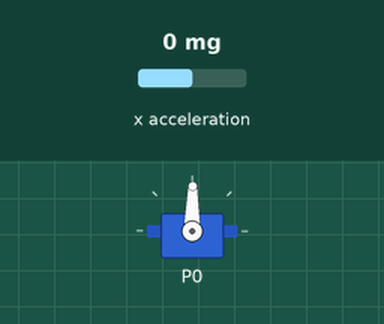
Bench run of a program on a simulated BBC micro:bit running MicroPython. On the bench: servo. Inputs (shaded band) come from the test bench; at power-on: x acceleration 0 mg. Servo angles are drawn from the pulse width (0.5 ms = 0°, 2.5 ms = 180°).

Above: at 1.3 s.
1.4 s: x acceleration set to -1440 mg
At 2.2 s:
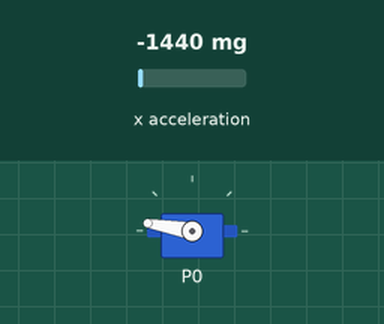
2.9 s: x acceleration set to -1061 mg
4.4 s: x acceleration set to -973 mg
At 5.2 s:
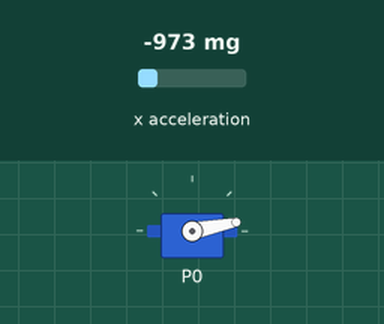
5.9 s: x acceleration set to -750 mg
At 6.7 s:
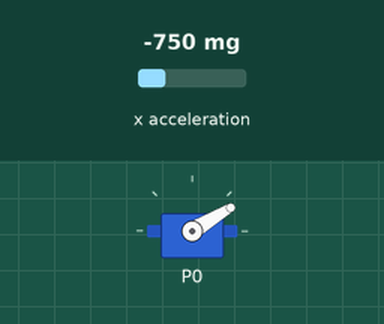
7.4 s: x acceleration set to 750 mg
At 8.2 s:
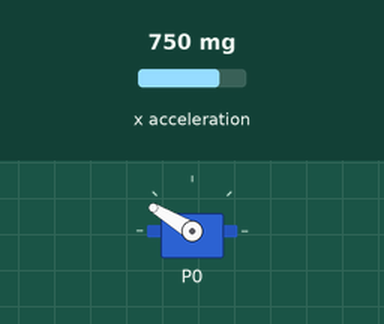
8.9 s: x acceleration set to 0 mg
At 9.7 s:
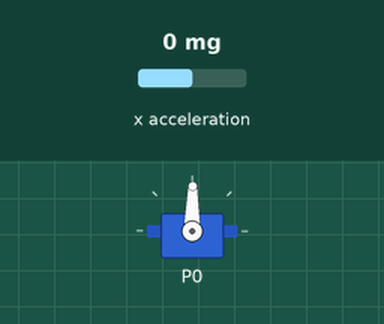
Timing chart, 0 to 11.4 s (numbered marks = the images above; inputs shaded):
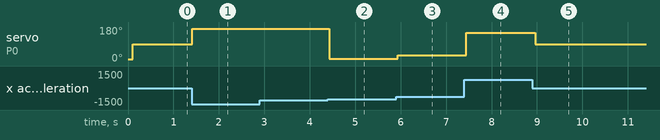

The program:

usingAccel.py
```python
# SparkFun Electronics
# Experiment 10
# Using the Accelerometer

from microbit import *


class Servo:
    def __init__(self, pin, freq=50, min_us=600, max_us=2400, angle=180):
        self.min_us = min_us
        self.max_us = max_us
        self.us = 0
        self.freq = freq
        self.angle = angle
        self.analog_period = 0
        self.pin = pin
        analog_period = round((1/self.freq) * 1000)  # hertz to miliseconds
        self.pin.set_analog_period(analog_period)

    def write_us(self, us):
        us = min(self.max_us, max(self.min_us, us))
        duty = round(us * 1024 * self.freq // 1000000)
        self.pin.write_analog(duty)
        sleep(100)
        self.pin.write_digital(0)  # turn the pin off

    def write_angle(self, degrees=None):
        if degrees is None:
            degrees = math.degrees(radians)
        degrees = degrees % 360
        total_range = self.max_us - self.min_us
        us = self.min_us + total_range * degrees // self.angle
        self.write_us(us)


Servo(pin0).write_angle(0)
while True:
    num = accelerometer.get_x()
    Servo(pin0).write_angle(num * 180 / 2048 + 90)
```

Measured:
- the behaviour switches between -1025 and -1024 mg on x acceleration (found by bisection; images 1 and 2)
- after the input at 1.4 s, servo on P0: 89° → 170° at once
- after the input at 2.9 s, every drawn part: stays the same
- after the input at 4.4 s, servo on P0: 170° → 11° at once
- after the input at 5.9 s, servo on P0: 11° → 31° at once
- after the input at 7.4 s, servo on P0: 31° → 149° after 0.05 s
- after the input at 8.9 s, servo on P0: 149° → 89° after 0.06 s
